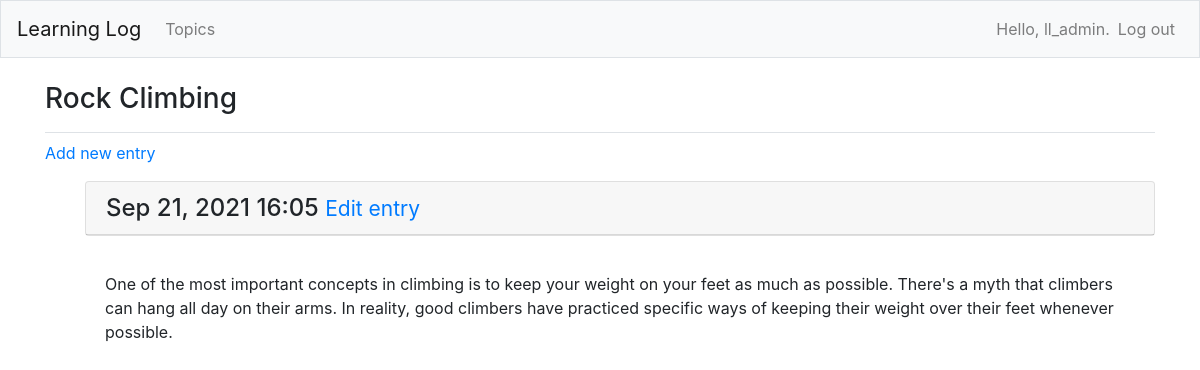
The page /topics/2/ (signed in) on the database as committed earlier.
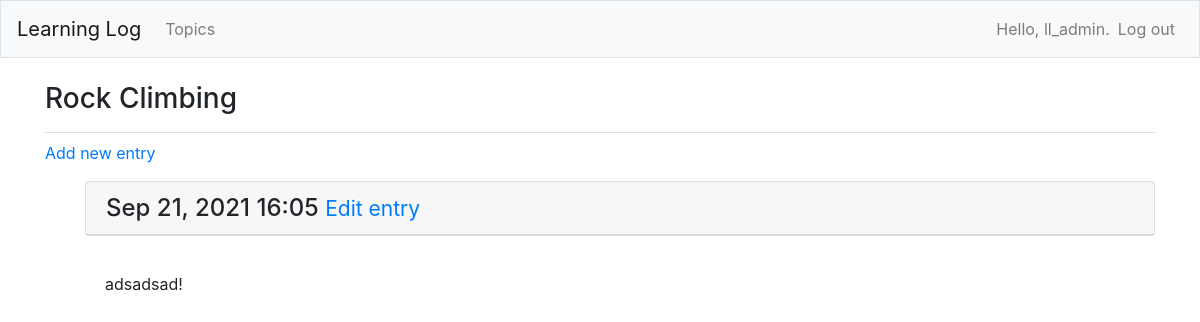
The same page on the database as committed later.
### learning_logs/models.py (models this page shows, shortened)
class Topic(models.Model):
    text = models.CharField(max_length=200)
    date_added = models.DateTimeField(auto_now_add=True)
    owner = models.ForeignKey(User, on_delete=models.CASCADE)
    def __str__(self):
        return self.text

class Entry(models.Model):
    topic = models.ForeignKey(Topic, on_delete=models.CASCADE)
    text = models.TextField()
    date_added = models.DateTimeField(auto_now_add=True)
    class Meta:
        verbose_name_plural = 'entries'

### learning_logs/views.py (the view)
# urls.py: path('topics/<int:topic_id>/', views.topic, name='topic'),
@login_required
def topic(request, topic_id):
    topic = Topic.objects.get(id=topic_id)
    check_topic_owner(request, topic)
    entries = topic.entry_set.order_by('-date_added')
    context = {'topic': topic, 'entries': entries}
    return render(request, 'learning_logs/topic.html', context)

### learning_logs/views.py (called while the page is built)
def check_topic_owner(request, topic):
    if topic.owner != request.user:
        raise Http404

### learning_logs/templates/learning_logs/topic.html
{% extends 'learning_logs/base.html' %}
{% block page_header %}
  <h3>{{ topic }}</h3>
{% endblock page_header %}
{% block content %}
  <p>
    <a href="{% url 'learning_logs:new_entry' topic.id %}">Add new entry</a>
  </p>
  <ul>
  {% for entry in entries %}
    <div class="card mb-3">
      <h4 class="card-header">
        {{ entry.date_added|date:'M d, Y H:i' }}
        <small><a href="{% url 'learning_logs:edit_entry' entry.id %}">Edit entry</a></small>
      </h4>
    </div>
    <div class="card-body">{{ entry.text|linebreaks }}</div>
  {% empty %}
    <p>There are no entries for this topic yet.</p>
  {% endfor %}
  </ul>
{% endblock content %}

### learning_logs/templates/learning_logs/base.html (shortened to what this page needs)
{% load bootstrap4 %}
<!DOCTYPE html>
<html lang="en">
<head>
  {% bootstrap_css %}
</head>
<body>
  <nav class="navbar navbar-expand-md navbar-light bg-light mb-4 border">
    <a href="{% url 'learning_logs:index' %}" class="navbar-brand">Learning Log</a>
    <div class="collapse navbar-collapse" id="navbarCollapse">
      <ul class="navbar-nav mr-auto">
        <li class="nav-item"><a href="{% url 'learning_logs:topics' %}" class="nav-link">Topics</a></li>
      </ul>
      <ul class="navbar-nav ml-auto">
        {% if user.is_authenticated %}
          <li class="nav-item">
            <span class="navbar-text">Hello, {{ user.username }}.</span>
          </li>
          <li class="nav-item">
            <a href="{% url 'users:logout' %}" class="nav-link">Log out</a>
          </li>
        {% endif %}
      </ul>
    </div>
  </nav>
  <main role="main" class="container">
    <div class="pb-2 mb-2 border-bottom">
      {% block page_header %}{% endblock page_header %}
    </div>
    <div>
      {% block content %}{% endblock content %}
    </div>
  </main>
</body>
</html>

Rows that differ between the two databases and show on the page:
changed Entry: text "One of the most important concepts in climbing is to keep your weight on your feet as much as possible. There's a myth that climbers can hang all day on their arms. In reality, good climbers have practiced specific ways of keeping their weight over their feet whenever possible." → "adsadsad!"
